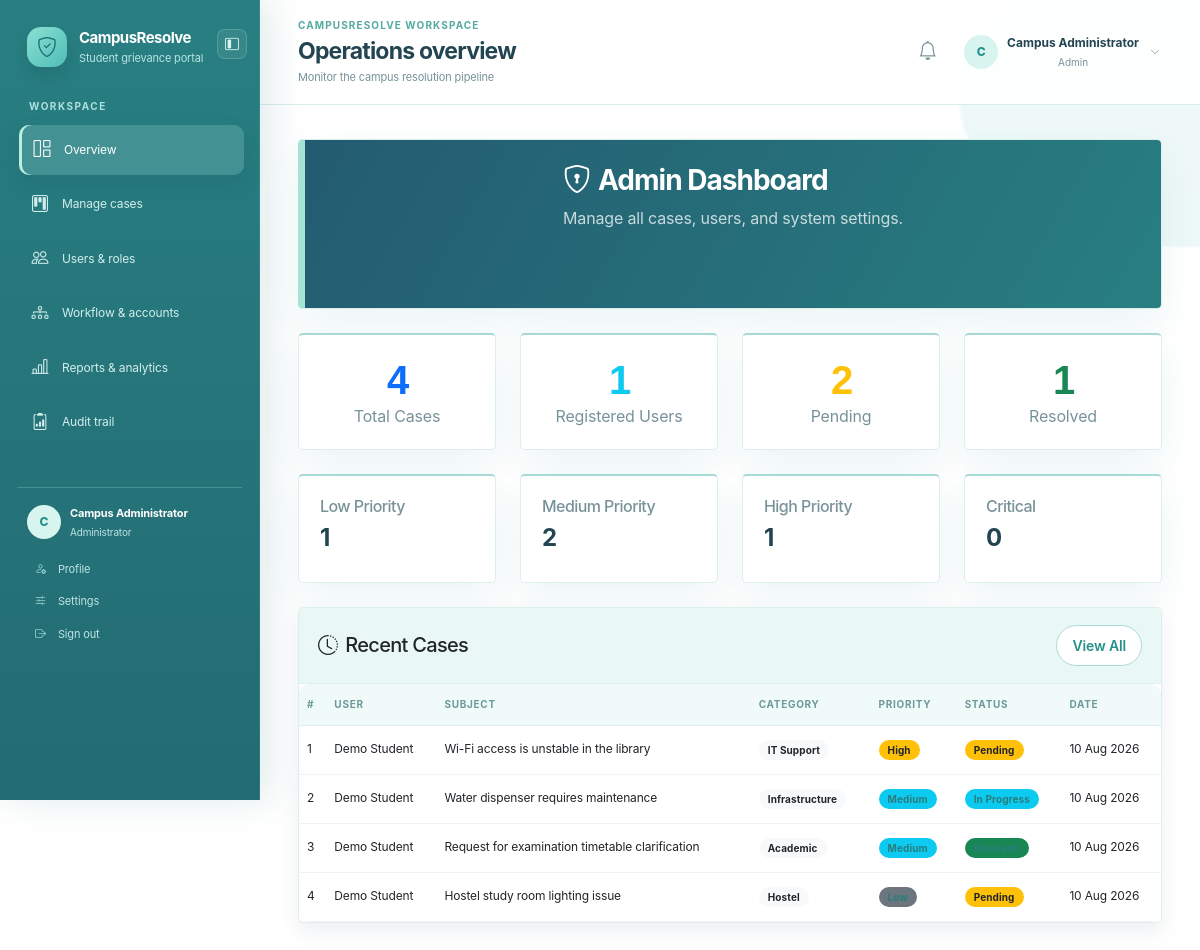
Page /admin_dashboard.php (signed in) on the committed database.
### tables this page shows
CREATE TABLE IF NOT EXISTS `complaints` (
  `id` INT AUTO_INCREMENT PRIMARY KEY,
  `user_id` INT NOT NULL,
  `department_id` INT DEFAULT NULL,
  `officer_id` INT DEFAULT NULL,
  `subject` VARCHAR(200) NOT NULL,
  `category` VARCHAR(100) NOT NULL,
  `priority` ENUM('Low','Medium','High','Critical') NOT NULL DEFAULT 'Medium',
  `description` TEXT NOT NULL,
  `status` ENUM('Pending','In Progress','Resolved','Rejected') NOT NULL DEFAULT 'Pending',
  `admin_remarks` TEXT DEFAULT NULL,
  `department_remarks` TEXT DEFAULT NULL,
  `officer_remarks` TEXT DEFAULT NULL,
  `resolved_at` TIMESTAMP NULL DEFAULT NULL,
  `created_at` TIMESTAMP DEFAULT CURRENT_TIMESTAMP,
  CONSTRAINT `fk_complaints_user` FOREIGN KEY (`user_id`) REFERENCES `users`(`id`) ON DELETE CASCADE,
  CONSTRAINT `fk_complaints_department` FOREIGN KEY (`department_id`) REFERENCES `departments`(`id`) ON DELETE SET NULL,
  CONSTRAINT `fk_complaints_officer` FOREIGN KEY (`officer_id`) REFERENCES `users`(`id`) ON DELETE SET NULL,
  INDEX `idx_complaints_status` (`status`), INDEX `idx_complaints_department` (`department_id`), INDEX `idx_complaints_officer` (`officer_id`),
  INDEX `idx_complaints_created_at` (`created_at`), INDEX `idx_complaints_user_created` (`user_id`, `created_at`), INDEX `idx_complaints_department_created` (`department_id`, `created_at`), INDEX `idx_complaints_officer_created` (`officer_id`, `created_at`)
);

CREATE TABLE IF NOT EXISTS `users` (
  `id` INT AUTO_INCREMENT PRIMARY KEY,
  `full_name` VARCHAR(100) NOT NULL,
  `email` VARCHAR(150) NOT NULL UNIQUE,
  `password` VARCHAR(255) NOT NULL,
  `role` ENUM('user','admin','department','officer') NOT NULL DEFAULT 'user',
  `department_id` INT DEFAULT NULL,
  `is_active` TINYINT(1) NOT NULL DEFAULT 1,
  `created_at` TIMESTAMP DEFAULT CURRENT_TIMESTAMP,
  CONSTRAINT `fk_users_department` FOREIGN KEY (`department_id`) REFERENCES `departments`(`id`) ON DELETE SET NULL,
  INDEX `idx_users_role_active` (`role`, `is_active`)
);

### admin_dashboard.php (the view, shortened to what this page needs)
<?php
require_once 'config.php';
$result = $conn->query("SELECT COUNT(*) as total FROM complaints");
$total_complaints = $result->fetch_assoc()['total'];
$result = $conn->query("SELECT COUNT(*) as total FROM users WHERE role = 'user'");
$total_users = $result->fetch_assoc()['total'];
$status_counts = ['Pending' => 0, 'In Progress' => 0, 'Resolved' => 0, 'Rejected' => 0];
$result = $conn->query("SELECT status, COUNT(*) as cnt FROM complaints GROUP BY status");
while ($row = $result->fetch_assoc()) {
    $status_counts[$row['status']] = $row['cnt'];
}
$priority_counts = ['Low' => 0, 'Medium' => 0, 'High' => 0, 'Critical' => 0];
$result = $conn->query("SELECT priority, COUNT(*) as cnt FROM complaints GROUP BY priority");
while ($row = $result->fetch_assoc()) {
    $priority_counts[$row['priority']] = $row['cnt'];
}
$result = $conn->query("SELECT c.*, u.full_name FROM complaints c JOIN users u ON c.user_id = u.id ORDER BY c.created_at DESC LIMIT 5");
$recent_complaints = [];
while ($row = $result->fetch_assoc()) {
    $recent_complaints[] = $row;
}
?>
<!DOCTYPE html>
<html lang="en">
<head>
    <link href="https://cdn.jsdelivr.net/npm/bootstrap@5.3.0/dist/css/bootstrap.min.css" rel="stylesheet">
    <link rel="stylesheet" href="https://cdn.jsdelivr.net/npm/bootstrap-icons@1.10.0/font/bootstrap-icons.css">
    <link rel="stylesheet" href="assets/css/style.css?v=sidebar-collapse-20260922-1">
</head>
<body class="role-layout role-admin">
    <div class="d-flex">
        <?php include 'includes/sidebar.php'; ?>
        <div class="flex-grow-1">
            <?php include 'includes/topbar.php'; ?>
            <main class="p-4">
                <div class="card border-0 bg-dark text-white mb-4">
                    <div class="card-body p-4">
                        <h3 class="fw-bold"><i class="bi bi-shield-lock me-2"></i>Admin Dashboard</h3>
                        <p class="mb-0 opacity-75">Manage all cases, users, and system settings.</p>
                    </div>
                </div>
                <div class="row g-4 mb-4">
                    <div class="col-md-3">
                        <div class="card border-0 shadow-sm h-100">
                            <div class="card-body text-center">
                                <div class="display-6 text-primary fw-bold"><?= $total_complaints ?></div>
                                <p class="text-muted mb-0">Total Cases</p>
                            </div>
                        </div>
                    </div>
                    <div class="col-md-3">
                        <div class="card border-0 shadow-sm h-100">
                            <div class="card-body text-center">
                                <div class="display-6 text-info fw-bold"><?= $total_users ?></div>
                                <p class="text-muted mb-0">Registered Users</p>
                            </div>
                        </div>
                    </div>
                    <div class="col-md-3">
                        <div class="card border-0 shadow-sm h-100">
                            <div class="card-body text-center">
                                <div class="display-6 text-warning fw-bold"><?= $status_counts['Pending'] ?></div>
                                <p class="text-muted mb-0">Pending</p>
                            </div>
                        </div>
                    </div>
                    <div class="col-md-3">
                        <div class="card border-0 shadow-sm h-100">
                            <div class="card-body text-center">
                                <div class="display-6 text-success fw-bold"><?= $status_counts['Resolved'] ?></div>
                                <p class="text-muted mb-0">Resolved</p>
                            </div>
                        </div>
                    </div>
                </div>
                <div class="row g-4 mb-4">
                    <div class="col-md-3">
                        <div class="card border-0 shadow-sm border-start border-4 border-secondary">
                            <div class="card-body">
                                <h6 class="text-muted">Low Priority</h6>
                                <h4 class="fw-bold"><?= $priority_counts['Low'] ?></h4>
                            </div>
                        </div>
                    </div>
                    <div class="col-md-3">
                        <div class="card border-0 shadow-sm border-start border-4 border-info">
                            <div class="card-body">
                                <h6 class="text-muted">Medium Priority</h6>
                                <h4 class="fw-bold"><?= $priority_counts['Medium'] ?></h4>
                            </div>
                        </div>
                    </div>
                    <div class="col-md-3">
                        <div class="card border-0 shadow-sm border-start border-4 border-warning">
                            <div class="card-body">
                                <h6 class="text-muted">High Priority</h6>
                                <h4 class="fw-bold"><?= $priority_counts['High'] ?></h4>
                            </div>
                        </div>
                    </div>
                    <div class="col-md-3">
                        <div class="card border-0 shadow-sm border-start border-4 border-danger">
                            <div class="card-body">
                                <h6 class="text-muted">Critical</h6>
                                <h4 class="fw-bold"><?= $priority_counts['Critical'] ?></h4>
                            </div>
                        </div>
                    </div>
                </div>
                <div class="card border-0 shadow-sm">
                    <div class="card-header bg-white border-0 d-flex justify-content-between align-items-center">
                        <h5 class="mb-0"><i class="bi bi-clock-history me-2"></i>Recent Cases</h5>
                        <a href="admin_complaints.php" class="btn btn-sm btn-outline-primary">View All</a>
                    </div>
                    <div class="card-body p-0">
                        <div class="table-responsive">
                            <table class="table table-hover mb-0">
                                <thead class="table-light">
                                    <tr>
                                        <th>#</th>
                                        <th>User</th>
                                        <th>Subject</th>
                                        <th>Category</th>
                                        <th>Priority</th>
                                        <th>Status</th>
                                        <th>Date</th>
                                    </tr>
                                </thead>
                                <tbody>
                                    <?php if (empty($recent_complaints)): ?>
                                    <tr><td colspan="7" class="text-center text-muted py-4">No complaints yet.</td></tr>
                                    <?php else: ?>
                                    <?php foreach ($recent_complaints as $c): ?>
                                    <tr>
                                        <td><?= $c['id'] ?></td>
                                        <td><?= htmlspecialchars($c['full_name']) ?></td>
                                        <td><?= htmlspecialchars($c['subject']) ?></td>
                                        <td><span class="badge bg-light text-dark"><?= htmlspecialchars($c['category']) ?></span></td>
                                        <td>
                                            <?php
                                            $priority_class = match($c['priority']) {
                                                'Low' => 'bg-secondary',
                                                'Medium' => 'bg-info',
                                                'High' => 'bg-warning text-dark',
                                                'Critical' => 'bg-danger',
                                                default => 'bg-secondary'
                                            };
                                            ?>
                                            <span class="badge <?= $priority_class ?>"><?= $c['priority'] ?></span>
                                        </td>
                                        <td>
                                            <?php
                                            $status_class = match($c['status']) {
                                                'Pending' => 'bg-warning text-dark',
                                                'In Progress' => 'bg-info',
                                                'Resolved' => 'bg-success',
                                                'Rejected' => 'bg-danger',
                                                default => 'bg-secondary'
                                            };
                                            ?>
                                            <span class="badge <?= $status_class ?>"><?= $c['status'] ?></span>
                                        </td>
                                        <td><?= date('d M Y', strtotime($c['created_at'])) ?></td>
                                    </tr>
                                    <?php endforeach; ?>
                                    <?php endif; ?>
                                </tbody>
                            </table>
                        </div>
                    </div>
                </div>
            </main>
        </div>
    </div>
</body>
</html>

### rows in the picture
complaints: is_anonymous "0", id "1", user.full_name "Demo Student", subject "Wi-Fi access is unstable in the library", category "IT Support", priority "High", status "Pending", created_at "10 Aug 2026"
complaints: id "2", user.full_name "Demo Student", subject "Water dispenser requires maintenance", category "Infrastructure", priority "Medium", status "In Progress", created_at "10 Aug 2026"
complaints: id "3", user.full_name "Demo Student", subject "Request for examination timetable clarification", category "Academic", priority "Medium", created_at "10 Aug 2026"
complaints: id "4", user.full_name "Demo Student", subject "Hostel study room lighting issue", category "Hostel", status "Pending", created_at "10 Aug 2026"

### other values in the picture
$label "Overview Manage cases Users & roles Workflow & accounts Reports & analytics Audit trail"
$initial "C"
$_SESSION['user_name'] "Campus Administrator"
$role_label "Administrator"
$page_title "Operations overview"
$page_subtitle "Monitor the campus resolution pipeline"
$top_initial "C"
$top_role "Admin"
$total_complaints "4"
$total_users "1"
$status_counts['Pending'] "2"
$status_counts['Resolved'] "1"
$priority_counts['Low'] "1"
$priority_counts['Medium'] "2"
$priority_counts['High'] "1"
